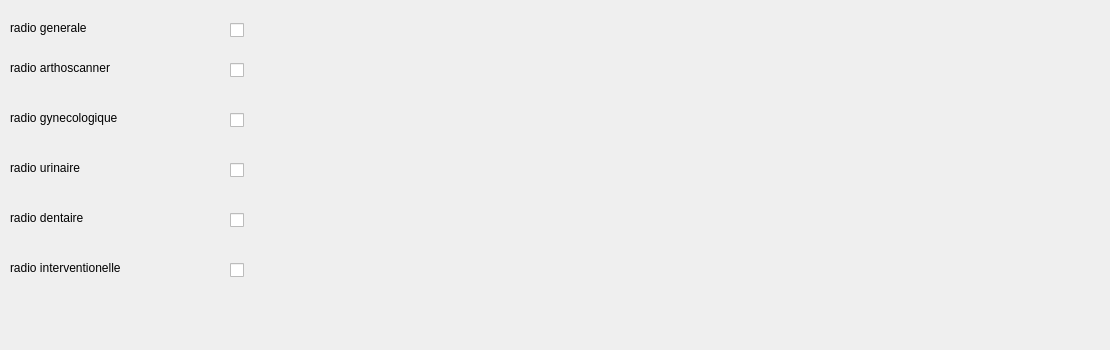
       <widget class="QWidget" name="tab_19">
        <attribute name="title">
         <string>radiologue</string>
        </attribute>
        <widget class="QLabel" name="label_169">
         <property name="geometry">
          <rect>
           <x>10</x>
           <y>60</y>
           <width>131</width>
           <height>16</height>
          </rect>
         </property>
         <property name="text">
          <string>radio arthoscanner</string>
         </property>
        </widget>
        <widget class="QLabel" name="label_170">
         <property name="geometry">
          <rect>
           <x>10</x>
           <y>260</y>
           <width>141</width>
           <height>16</height>
          </rect>
         </property>
         <property name="text">
          <string>radio interventionelle</string>
         </property>
        </widget>
        <widget class="QCheckBox" name="radio3_2">
         <property name="geometry">
          <rect>
           <x>230</x>
           <y>160</y>
           <width>81</width>
           <height>20</height>
          </rect>
         </property>
         <property name="text">
          <string/>
         </property>
        </widget>
        <widget class="QCheckBox" name="radio2_2">
         <property name="geometry">
          <rect>
           <x>230</x>
           <y>110</y>
           <width>81</width>
           <height>20</height>
          </rect>
         </property>
         <property name="text">
          <string/>
         </property>
        </widget>
        <widget class="QLabel" name="label_171">
         <property name="geometry">
          <rect>
           <x>10</x>
           <y>110</y>
           <width>121</width>
           <height>16</height>
          </rect>
         </property>
         <property name="text">
          <string>radio gynecologique</string>
         </property>
        </widget>
        <widget class="QLabel" name="label_172">
         <property name="geometry">
          <rect>
           <x>10</x>
           <y>210</y>
           <width>151</width>
           <height>16</height>
          </rect>
         </property>
         <property name="text">
          <string>radio dentaire</string>
         </property>
        </widget>
        <widget class="QLabel" name="label_173">
         <property name="geometry">
          <rect>
           <x>10</x>
           <y>20</y>
           <width>131</width>
           <height>16</height>
          </rect>
         </property>
         <property name="text">
          <string>radio generale</string>
         </property>
        </widget>
        <widget class="QLabel" name="label_174">
         <property name="geometry">
          <rect>
           <x>10</x>
           <y>160</y>
           <width>111</width>
           <height>16</height>
          </rect>
         </property>
         <property name="text">
          <string>radio urinaire</string>
         </property>
        </widget>
        <widget class="QCheckBox" name="radio1_2">
         <property name="geometry">
          <rect>
           <x>230</x>
           <y>60</y>
           <width>81</width>
           <height>20</height>
          </rect>
         </property>
         <property name="text">
          <string/>
         </property>
        </widget>
        <widget class="QCheckBox" name="radio_2">
         <property name="geometry">
          <rect>
           <x>230</x>
           <y>20</y>
           <width>81</width>
           <height>20</height>
          </rect>
         </property>
         <property name="text">
          <string/>
         </property>
        </widget>
        <widget class="QCheckBox" name="radio4_2">
         <property name="geometry">
          <rect>
           <x>230</x>
           <y>210</y>
           <width>81</width>
           <height>20</height>
          </rect>
         </property>
         <property name="text">
          <string/>
         </property>
        </widget>
        <widget class="QCheckBox" name="radio5_2">
         <property name="geometry">
          <rect>
           <x>230</x>
           <y>260</y>
           <width>81</width>
           <height>20</height>
          </rect>
         </property>
         <property name="text">
          <string/>
         </property>
        </widget>
        <widget class="QLabel" name="label_175">
         <property name="geometry">
          <rect>
           <x>900</x>
           <y>170</y>
           <width>201</width>
           <height>171</height>
          </rect>
         </property>
         <property name="text">
          <string/>
         </property>
         <property name="pixmap">
          <pixmap>:/Downloads/facture.png</pixmap>
         </property>
         <property name="scaledContents">
          <bool>true</bool>
         </property>
        </widget>
       </widget>
